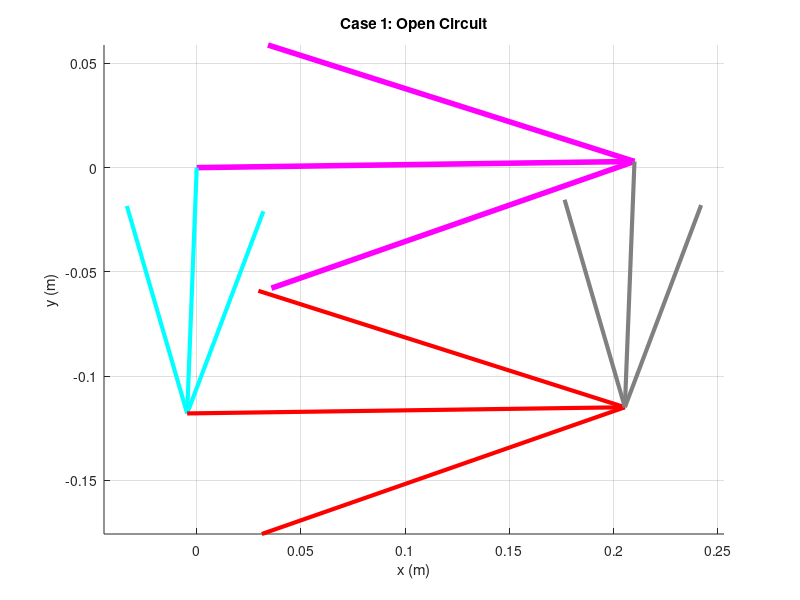
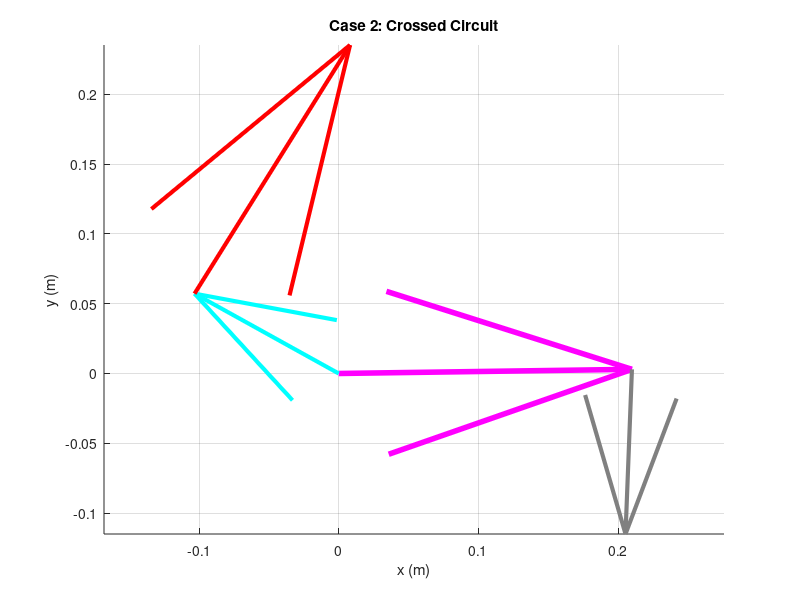

MATLAB code for these plots, in order:
clear all
close all
clc

% --- 1. Define Parameters (Unit: meters) ---
L1 = 0.210; % Ground (d) - Pink
L2 = 0.118; % Crank (a) - Cyan
L3 = 0.210; % Coupler (b) - Red
L4 = 0.118; % Rocker (c) - Grey

a = L2;
b = L3;
c = L4;
d = L1;

% --- 2. Input Parameter (Theta 4 Known) ---
offset_deg = 0.81;
offset = deg2rad(offset_deg);

q4d_global = -92.2333; % Known Input Theta 4
q4 = deg2rad(q4d_global) - offset; % Local Theta 4

% --- 3. Define K Constants (Swapped a and c for Inverse) ---
% Link 4 (c) is Input, Link 2 (a) is Output
K1 = d/c; 
K2 = d/a;
K3 = (c^2 - b^2 + a^2 + d^2)/(2*c*a);
K4 = d/b;
K5 = (a^2 - d^2 - c^2 - b^2)/(2*c*b);

% --- 4. Calculate Coefficients for Theta 2 (Crank) ---
% Pattern: A, B, C used to find q2 (Output)
A = cos(q4) - K1 - K2*cos(q4) + K3;
B = -2*sin(q4);
C = K1 - (K2+1)*cos(q4) + K3;

% --- 5. Calculate Coefficients for Theta 3 (Coupler) ---
% Pattern: D, E, F used to find q3 (Coupler)
D = cos(q4) - K1 + K4*cos(q4) + K5;
E = -2*sin(q4);
F = K1 + (K4-1)*cos(q4) + K5;

% --- 6. Solve for Theta 2 (Crank) ---
% Two solutions using standard pattern
q2_1 = 2*atan((-B + sqrt(B^2 - 4*A*C))/(2*A)); 
q2_2 = 2*atan((-B - sqrt(B^2 - 4*A*C))/(2*A));

q21d = rad2deg(q2_1) + offset_deg;
q22d = rad2deg(q2_2) + offset_deg;

% --- 7. Solve for Theta 3 (Coupler) ---
% Two solutions using standard pattern
q3_1 = 2*atan((-E + sqrt(E^2 - 4*D*F))/(2*D)); 
q3_2 = 2*atan((-E - sqrt(E^2 - 4*D*F))/(2*D));

q31d = rad2deg(q3_1) + offset_deg;
q32d = rad2deg(q3_2) + offset_deg;

% --- 8. Vector Calculation for Plotting ---
% Ground Vector
RO4O2 = d*exp(j*offset); 
RO4O2x = real(RO4O2); RO4O2y = imag(RO4O2);

% --- Case 1: Open Circuit (Using pair 1) ---
RA1 = a*exp(j*(q2_1 + offset));       
RBA1 = b*exp(j*(q3_1 + offset));        
RBO4_1 = c*exp(j*(q4 + offset));    

RA1x = real(RA1); RA1y = imag(RA1);
RBA1x = real(RBA1); RBA1y = imag(RBA1); 
RBO4_1x = real(RBO4_1); RBO4_1y = imag(RBO4_1);

% --- Case 2: Crossed Circuit (Using pair 2) ---
RA2 = a*exp(j*(q2_2 + offset));       
RBA2 = b*exp(j*(q3_2 + offset));
RBO4_2 = c*exp(j*(q4 + offset));    

RA2x = real(RA2); RA2y = imag(RA2);
RBA2x = real(RBA2); RBA2y = imag(RBA2); 
RBO4_2x = real(RBO4_2); RBO4_2y = imag(RBO4_2);

% --- 9. Plotting Case 1 (Open Circuit) ---
figure(1)
title('Case 1: Open Circuit');
hold on;
% Ground (Link 1 - Pink)
quiver(0,0, RO4O2x, RO4O2y, 0, 'Color', [1 0 1], 'MaxHeadSize', 0.5, 'LineWidth', 4); 
% Crank (Link 2 - Cyan)
quiver(0,0, RA1x, RA1y, 0, 'cyan', 'MaxHeadSize', 0.5, 'LineWidth', 3); 
% Coupler (Link 3 - Red)
quiver(RA1x, RA1y, RBA1x, RBA1y, 0, 'red', 'MaxHeadSize', 0.5, 'LineWidth', 3); 
% Rocker (Link 4 - Grey)
quiver(RO4O2x, RO4O2y, RBO4_1x, RBO4_1y, 0, 'Color', [0.5 0.5 0.5], 'MaxHeadSize', 0.5, 'LineWidth', 3); 
axis equal; grid on;
xlabel('x (m)'); ylabel('y (m)');

% --- 10. Plotting Case 2 (Crossed Circuit) ---
figure(2)
title('Case 2: Crossed Circuit');
hold on;
% Ground (Link 1 - Pink)
quiver(0,0, RO4O2x, RO4O2y, 0, 'Color', [1 0 1], 'MaxHeadSize', 0.5, 'LineWidth', 4); 
% Crank (Link 2 - Cyan)
quiver(0,0, RA2x, RA2y, 0, 'cyan', 'MaxHeadSize', 0.5, 'LineWidth', 3); 
% Coupler (Link 3 - Red)
quiver(RA2x, RA2y, RBA2x, RBA2y, 0, 'red', 'MaxHeadSize', 0.5, 'LineWidth', 3); 
% Rocker (Link 4 - Grey)
quiver(RO4O2x, RO4O2y, RBO4_2x, RBO4_2y, 0, 'Color', [0.5 0.5 0.5], 'MaxHeadSize', 0.5, 'LineWidth', 3); 
axis equal; grid on;
xlabel('x (m)'); ylabel('y (m)');

% Display Results
disp('--- Results ---');
disp(['Input Theta 4 (Global): ', num2str(q4d_global)]);
disp(['Case 1 - Theta 2: ', num2str(q21d), '  Theta 3: ', num2str(q31d)]);
disp(['Case 2 - Theta 2: ', num2str(q22d), '  Theta 3: ', num2str(q32d)]);
